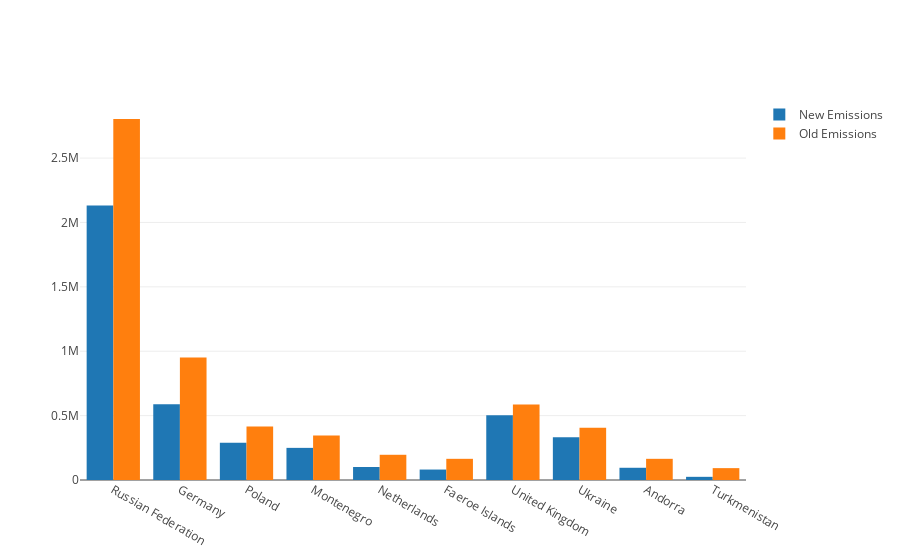

Notebook cell for this chart:
### Code cell
#Max diff countries Europe
plotly.offline.init_notebook_mode(connected=True)

trace1 = go.Bar(
    x=europe_countries_min['exporter'],
    y=europe_countries_min['NewEmissions'],
    name='New Emissions'
)

trace2 = go.Bar(
    x=europe_countries_min['exporter'],
    y=europe_countries_min['Total greenhouse gas emissions (kt of CO2 equivalent)'],
    name='Old Emissions'
)

data = [trace1, trace2]
layout = go.Layout(
    barmode='group'
)

fig = go.Figure(data=data, layout=layout)
plotly.offline.iplot(fig)

### Figure 1 — Plotly figure (JSON) as saved in the notebook; plotly's stock layout.template omitted (floating-point values rounded to 4 significant figures)
{"data": [{"name": "New Emissions", "type": "bar", "x": ["Russian Federation", "Germany", "Poland", "Montenegro", "Netherlands", "Faeroe Islands", "United Kingdom", "Ukraine", "Andorra", "Turkmenistan"], "y": [2131000.0, 588500.0, 288400.0, 249500.0, 100800.0, 81190.0, 502900.0, 331300.0, 94970.0, 24650.0]}, {"name": "Old Emissions", "type": "bar", "x": ["Russian Federation", "Germany", "Poland", "Montenegro", "Netherlands", "Faeroe Islands", "United Kingdom", "Ukraine", "Andorra", "Turkmenistan"], "y": [2803000.0, 951700.0, 414600.0, 345300.0, 195900.0, 164500.0, 585800.0, 404900.0, 164500.0, 92180.0]}], "layout": {"barmode": "group"}}
